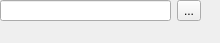
<?xml version="1.0" encoding="UTF-8"?>
<ui version="4.0">
 <class>Form</class>
 <widget class="QWidget" name="Form">
  <property name="geometry">
   <rect>
    <x>0</x>
    <y>0</y>
    <width>220</width>
    <height>43</height>
   </rect>
  </property>
  <property name="sizePolicy">
   <sizepolicy hsizetype="Expanding" vsizetype="Preferred">
    <horstretch>0</horstretch>
    <verstretch>0</verstretch>
   </sizepolicy>
  </property>
  <property name="minimumSize">
   <size>
    <width>200</width>
    <height>34</height>
   </size>
  </property>
  <property name="windowTitle">
   <string>Form</string>
  </property>
  <widget class="QWidget" name="horizontalLayoutWidget_3">
   <property name="geometry">
    <rect>
     <x>0</x>
     <y>0</y>
     <width>201</width>
     <height>31</height>
    </rect>
   </property>
   <layout class="QHBoxLayout" name="horLayout">
    <property name="sizeConstraint">
     <enum>QLayout::SetMaximumSize</enum>
    </property>
    <item>
     <widget class="QLineEdit" name="lineEdit">
      <property name="minimumSize">
       <size>
        <width>0</width>
        <height>20</height>
       </size>
      </property>
     </widget>
    </item>
    <item>
     <widget class="QToolButton" name="toolButton">
      <property name="minimumSize">
       <size>
        <width>0</width>
        <height>20</height>
       </size>
      </property>
      <property name="text">
       <string>...</string>
      </property>
     </widget>
    </item>
   </layout>
  </widget>
 </widget>
 <resources/>
 <connections/>
</ui>
